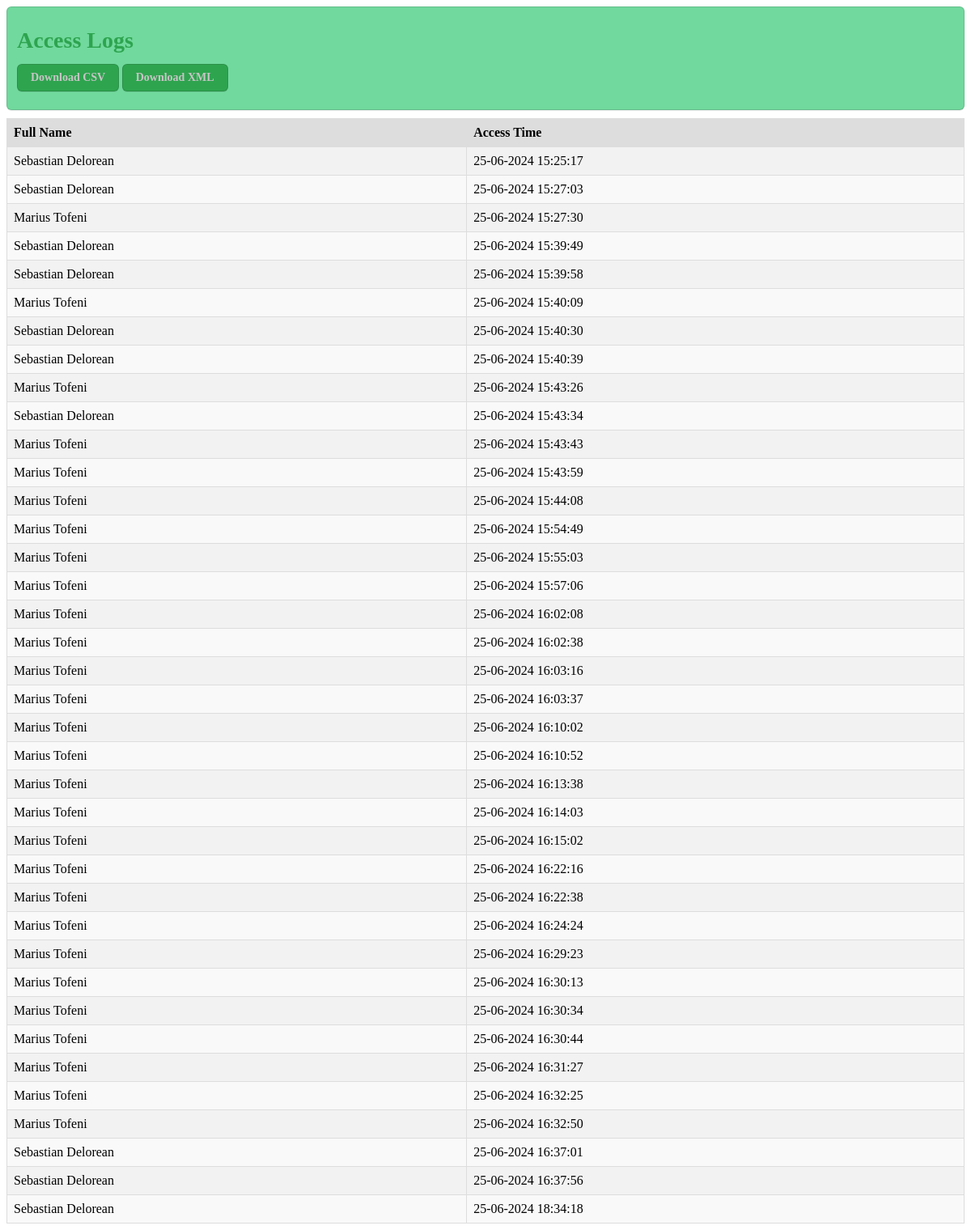
The page / on the database its author committed.
### tables this page shows
CREATE TABLE angajati (
                        id INTEGER PRIMARY KEY AUTOINCREMENT,
                        full_name TEXT NOT NULL,
                        access_time TEXT NOT NULL
                    );

### backend.py (the view)
@app.route('/')
def index():
    cursor = conn.execute("SELECT full_name, access_time from angajati")
    angajati = cursor.fetchall()
    angajati_list = [
        {
            "full_name": row[0],
            "access_time": datetime.strptime(row[1], '%Y-%m-%dT%H:%M:%SZ').strftime('%d-%m-%Y %H:%M:%S')
        }
        for row in angajati
    ]
    return render_template('index.html', angajati=angajati_list)

### templates/index.html (shortened to what this page needs)
<!DOCTYPE html>
<html lang="en">
  <head>
    <link rel="stylesheet" href="{{ url_for('static', filename='style.css') }}" />
  </head>
  <body>
    <div class="navbar">
      <h1>Access Logs</h1>
      <a href="{{ url_for('download', file_name='angajati.csv') }}" class="download-btn">Download CSV</a>
      <a href="{{ url_for('download', file_name='angajati.xml') }}" class="download-btn">Download XML</a>
    </div>
    <table>
      <tr>
        <th>Full Name</th>
        <th>Access Time</th>
      </tr>
      {% for log in angajati %}
      <tr>
        <td>{{ log.full_name }}</td>
        <td>{{ log.access_time }}</td>
      </tr>
      {% endfor %}
    </table>
  </body>
</html>

### resources/style.css (style rules this page uses)
* { box-sizing: border-box; }
.navbar { background-color: #71d99d; padding: 12px; border: 1px solid rgba(27, 31, 35, 0.15); border-radius: 6px; box-shadow: rgba(27, 31, 35, 0.1) 0 1px 0; box-sizing: border-box; color: #2ea44f; display: inline-block; font-size: 14px; font-weight: 600; line-height: 20px; position: relative; text-decoration: none; margin-bottom: 10px; width: 100%; }
.navbar a { padding: 12px; border-radius: 5px; }
.navbar a { appearance: none; background-color: #2ea44f; border: 1px solid rgba(27, 31, 35, 0.15); border-radius: 6px; box-shadow: rgba(27, 31, 35, 0.1) 0 1px 0; box-sizing: border-box; color: rgb(199, 197, 197); display: inline-block; font-size: 14px; font-weight: 600; line-height: 20px; padding: 6px 16px; position: relative; text-align: center; text-decoration: none; vertical-align: middle; margin-bottom: 10px; }
table { border-collapse: collapse; width: 100%; border-radius: 25px; }
th, td { border: 1px solid #dddddd; padding: 8px; text-align: left; }
th { background-color: #dddddd; font-weight: bold; }
tr:nth-child(even) { background-color: #f2f2f2; }
tr:nth-child(odd) { background-color: #f9f9f9; }

### rows shown on the page
angajati: full_name "Sebastian Delorean", access_time "25-06-2024 15:25:17"
angajati: full_name "Sebastian Delorean", access_time "25-06-2024 15:27:03"
angajati: full_name "Marius Tofeni", access_time "25-06-2024 15:27:30"
angajati: full_name "Sebastian Delorean", access_time "25-06-2024 15:39:49"
angajati: full_name "Sebastian Delorean", access_time "25-06-2024 15:39:58"
angajati: full_name "Marius Tofeni", access_time "25-06-2024 15:40:09"
angajati: full_name "Sebastian Delorean", access_time "25-06-2024 15:40:30"
angajati: full_name "Sebastian Delorean", access_time "25-06-2024 15:40:39"
angajati: full_name "Marius Tofeni", access_time "25-06-2024 15:43:26"
angajati: full_name "Sebastian Delorean", access_time "25-06-2024 15:43:34"
angajati: full_name "Marius Tofeni", access_time "25-06-2024 15:43:43"
angajati: full_name "Marius Tofeni", access_time "25-06-2024 15:43:59"
angajati: full_name "Marius Tofeni", access_time "25-06-2024 15:44:08"
angajati: full_name "Marius Tofeni", access_time "25-06-2024 15:54:49"
angajati: full_name "Marius Tofeni", access_time "25-06-2024 15:55:03"
angajati: full_name "Marius Tofeni", access_time "25-06-2024 15:57:06"
angajati: full_name "Marius Tofeni", access_time "25-06-2024 16:02:08"
angajati: full_name "Marius Tofeni", access_time "25-06-2024 16:02:38"
angajati: full_name "Marius Tofeni", access_time "25-06-2024 16:03:16"
angajati: full_name "Marius Tofeni", access_time "25-06-2024 16:03:37"
angajati: full_name "Marius Tofeni", access_time "25-06-2024 16:10:02"
angajati: full_name "Marius Tofeni", access_time "25-06-2024 16:10:52"
angajati: full_name "Marius Tofeni", access_time "25-06-2024 16:13:38"
angajati: full_name "Marius Tofeni", access_time "25-06-2024 16:14:03"
angajati: full_name "Marius Tofeni", access_time "25-06-2024 16:15:02"
angajati: full_name "Marius Tofeni", access_time "25-06-2024 16:22:16"
angajati: full_name "Marius Tofeni", access_time "25-06-2024 16:22:38"
angajati: full_name "Marius Tofeni", access_time "25-06-2024 16:24:24"
angajati: full_name "Marius Tofeni", access_time "25-06-2024 16:29:23"
angajati: full_name "Marius Tofeni", access_time "25-06-2024 16:30:13"
angajati: full_name "Marius Tofeni", access_time "25-06-2024 16:30:34"
angajati: full_name "Marius Tofeni", access_time "25-06-2024 16:30:44"
angajati: full_name "Marius Tofeni", access_time "25-06-2024 16:31:27"
angajati: full_name "Marius Tofeni", access_time "25-06-2024 16:32:25"
angajati: full_name "Marius Tofeni", access_time "25-06-2024 16:32:50"
angajati: full_name "Sebastian Delorean", access_time "25-06-2024 16:37:01"
angajati: full_name "Sebastian Delorean", access_time "25-06-2024 16:37:56"
angajati: full_name "Sebastian Delorean", access_time "25-06-2024 18:34:18"
